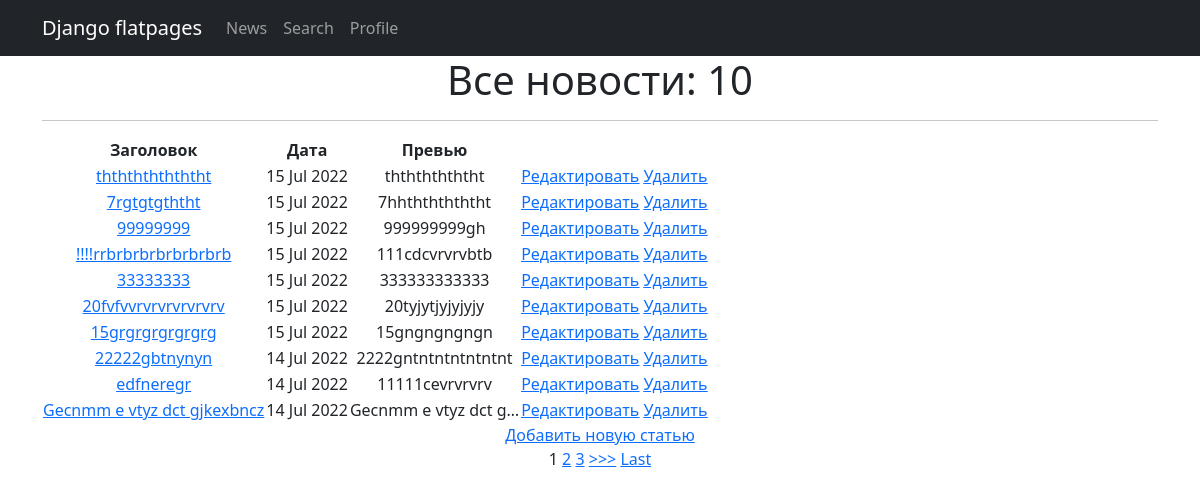
Page /news/ on the committed database.
### news/models.py (models this page shows, shortened)
class Post(models.Model):
    article = 'ar'
    news = 'nw'
    NEWS_POST = [
        (article, 'Статья'),
        (news, 'Новость'),
    ]
    post_author = models.ForeignKey(Author, on_delete=models.CASCADE, verbose_name='Автор')
    news_post = models.CharField(max_length=2, choices=NEWS_POST, default=article)
    post_data = models.DateTimeField(auto_now_add=True)
    header_post = models.CharField(max_length=255)
    text_post = models.TextField()
    rating_post = models.IntegerField(default=0)
    post_category = models.ManyToManyField(Category, through='PostCategory', verbose_name='Категория')

### news/views.py (the view)
# urls.py: path('', NewsList.as_view()),
class NewsList(ListView):
    model = Post
    ordering = '-id'
    template_name = 'news.html'
    context_object_name = 'news'
    paginate_by = 10

### news/templatetags/censor.py (called while the page is built)
@register.filter()
def censor(value):
   badwords = ('Алоха', 'пост', 'метис', 'привет')
   value = value.split()
   for index, word in enumerate(value):
      if any(badword in word for badword in badwords):
         value[index] = word[0] + "".join('*' if c.isalpha() else c for c in word)
         value[index] = value[index].replace('*', '', 1)
   return " ".join(value)

### templates/news.html (shortened to what this page needs)
{% extends 'flatpages/default.html' %}
{% load censor %}
{% block content %}
<h1>Все новости: {{ news|length }}</h1>
<hr>
{% if news %}
      <table>
           <tr>
               <td><b>Заголовок</b></td>
               <td><b>Дата</b></td>
               <td><b>Превью</b></td>
           </tr>
          {% for post in news %}
           <tr>
               <td>
            <a href = "{% url 'news_' post.id %}">{{ post.header_post|censor }}</a></td>
               <td>{{ post.post_data|date:'d M Y'}}</td>
               <td>{{ post.text_post|truncatechars:20|censor }}</td>
               <td><a href="{% url 'edit' post.id %}"><u>Редактировать</u></a>
            <a href="{% url 'delete' post.id %}"><u> Удалить </u></a> </td>
           </tr>
           {% endfor %}
       </table>
   {% else %}
       <h2>Новостей нет!</h2>
   {% endif %}
<a href="{% url 'add' %}">Добавить новую статью</a> <br>
{% if is_paginated %}
    {% for num in page_obj.paginator.page_range %}
        {% if page_obj.number == num %}
            <a>{{ num }}</a>
        {% elif num > page_obj.number|add:'-3' and num < page_obj.number|add:'3' %}
            <a href="?page={{ num }}">{{ num }}</a>
        {% endif %}
    {% endfor %}
    {% if page_obj.has_next %}
        <a href="?page={{ page_obj.next_page_number }}">>>></a>
        <a href="?page={{ page_obj.paginator.num_pages }}">Last</a>
    {% endif %}
{% endif %}
{% endblock content %}

### rows in the picture
Post: header_post|censor "thththththththt", post_data "15 Jul 2022", text_post|censor "ththththththt"
Post: header_post|censor "7rgtgtgththt", post_data "15 Jul 2022", text_post|censor "7hhthththththt"
Post: header_post|censor "99999999", post_data "15 Jul 2022", text_post|censor "999999999gh"
Post: header_post|censor "!!!!rrbrbrbrbrbrbrbrb", post_data "15 Jul 2022", text_post|censor "111cdcvrvrvbtb"
Post: header_post|censor "33333333", post_data "15 Jul 2022", text_post|censor "333333333333"
Post: header_post|censor "20fvfvvrvrvrvrvrvrv", post_data "15 Jul 2022", text_post|censor "20tyjytjyjyjyjy"
Post: header_post|censor "15grgrgrgrgrgrg", post_data "15 Jul 2022", text_post|censor "15gngngngngn"
Post: header_post|censor "22222gbtnynyn", post_data "14 Jul 2022", text_post|censor "2222gntntntntntntnt"
Post: header_post|censor "edfneregr", post_data "14 Jul 2022", text_post|censor "11111cevrvrvrv"
Post: header_post|censor "Gecnmm e vtyz dct gjkexbncz", post_data "14 Jul 2022", text_post|censor "Gecnmm e vtyz dct g…"

### other values in the picture
{{ news|length }} "10"
{{ num }} "1"
{{ num }} "2" "3"
